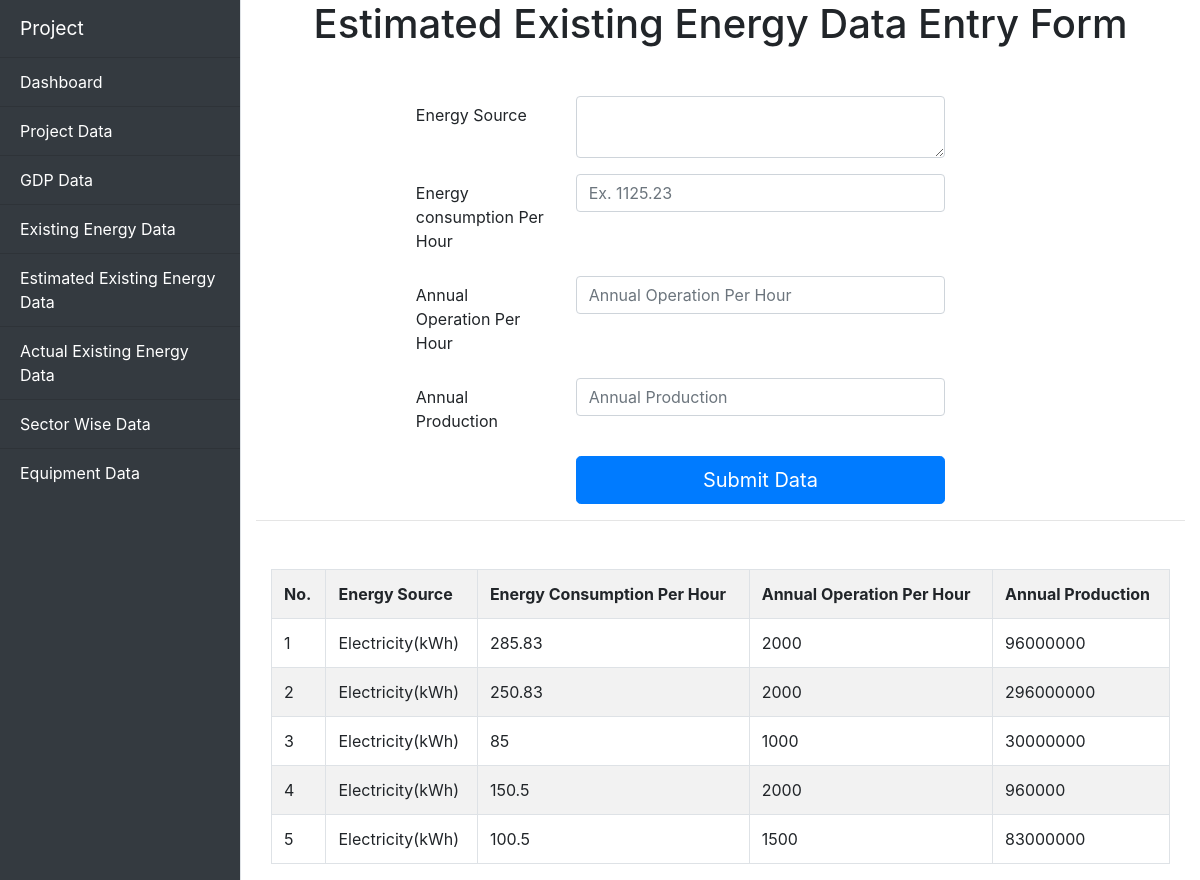
The page /esExistingEnergy.php on the database its author committed.
### tables this page shows
CREATE TABLE `estimated_energy_data` (
  `esEnergy_id` int(11) NOT NULL,
  `energy_source` text NOT NULL,
  `energy_con_per_hour` float NOT NULL,
  `annual_operation_per_hour` float NOT NULL,
  `annual_production` float NOT NULL
);

### esExistingEnergy.php (the view, shortened to what this page needs)
<?php
include_once 'dbConfig.php';
?>
<!DOCTYPE html>
<html lang="en">
<head>
    <link rel="stylesheet" href="https://maxcdn.bootstrapcdn.com/bootstrap/4.0.0/css/bootstrap.min.css">
    <link rel="stylesheet" href="style.css">
</head>
<body>
    <div class="d-flex" class="wrapper">
      <div class=" bg-dark border-right" id="sidebar-wrapper">
            <div class="sidebar-heading">Project </div>
            <div class="bg-dark list-group list-group-flush">
            <a href="index.php" class="list-group-item list-group-item-action bg-dark">Dashboard</a>
            <a href="projectdata.php" class="list-group-item list-group-item-action bg-dark">Project Data</a>
            <a href="gdp.php" class="list-group-item list-group-item-action bg-dark">GDP Data</a>
            <a href="existingEnergy.php" class="list-group-item list-group-item-action bg-dark">Existing Energy Data</a>
            <a href="esExistingEnergy.php" class="list-group-item list-group-item-action bg-dark">Estimated Existing Energy Data</a>
            <a href="actualEnergy.php" class="list-group-item list-group-item-action bg-dark">Actual Existing Energy Data</a>
            <a href="sectorWise.php" class="list-group-item list-group-item-action bg-dark">Sector Wise Data</a>
            <a href="equipmentlist.php" class="list-group-item list-group-item-action bg-dark">Equipment Data</a>
            </div>
        </div>
            <div class="container-fluid">
                    <h1 class="text-center mb-5">Estimated Existing Energy Data Entry Form</h1>
                    <form method="POST">
                        <div class="form-group row">
                                <div class="col-sm-2"></div>
                                <label for="inputGDPBill" class="col-sm-2 col-form-label">Energy Source</label>
                                <div class="col-sm-5">
                                <textarea class="form-control" name="esource" rows="2" required></textarea>
                                </div>
                            </div>
                        <div class="form-group row">
                            <div class="col-sm-2">   </div>
                            <label for="inputFinYear" class="col-sm-2 col-form-label">Energy consumption Per Hour</label>
                            <div class="col-sm-5">
                            <input type="text" class="form-control" name="econsumption" placeholder="Ex. 1125.23" required>
                            </div>
                        </div>
                        <div class="form-group row">
                        <div class="col-sm-2"></div>
                            <label for="inputGDPBill" class="col-sm-2 col-form-label">Annual Operation Per Hour</label>
                            <div class="col-sm-5">
                            <input type="text" class="form-control" name="eannualop" placeholder="Annual Operation Per Hour" required>
                            </div>
                        </div>
                        <div class="form-group row">
                        <div class="col-sm-2"></div>
                            <label for="inputGDPBill" class="col-sm-2 col-form-label">Annual Production</label>
                            <div class="col-sm-5">
                            <input type="text" class="form-control" name="eannualpro" placeholder="Annual Production" required>
                            </div>
                        </div>
                        <div class="form-group row">
                            <div class="col-sm-4">
                            </div>
                            <div class="col-sm-5">
                            <button type="submit" name="insert" class="btn btn-primary btn-lg btn-block">Submit Data</button>
                            </div>
                        </div>
                    </form>
                    <hr>
                    <div class="container-fluid mt-5">
                        <?php
                            $sql = "SELECT * FROM estimated_energy_data";
                            $result = mysqli_query($con, $sql);
                        ?>
                           <div class="table-responsive">
                                <table class="table table-bordered table-striped">
                                <tr>
                                <th>No.</th>
                                <th>Energy Source</th>
                                <th>Energy Consumption Per Hour</th>
                                <th>Annual Operation Per Hour</th>
                                <th>Annual Production</th>
                                </tr>
                                <?php
                                while($row = mysqli_fetch_array($result))
                                {
                                echo '
                                <tr>
                                <td>'.$row["esEnergy_id"].'</td>
                                <td>'.$row["energy_source"].'</td>
                                <td>'.$row["energy_con_per_hour"].'</td>
                                <td>'.$row["annual_operation_per_hour"].'</td>
                                <td>'.$row["annual_production"].'</td>
                                </tr>
                                ';
                                }
                                ?>
                                </table>
                            </div>
                            </div>
            </div>
        </div>
</body>
</html>

### style.css (style rules this page uses)
#sidebar-wrapper { color: white; min-height: 100vh; margin-left: -15rem; -webkit-transition: margin .25s ease-out; -moz-transition: margin .25s ease-out; -o-transition: margin .25s ease-out; transition: margin .25s ease-out; }
#sidebar-wrapper .sidebar-heading { padding: 0.875rem 1.25rem; font-size: 1.2rem; }
#sidebar-wrapper .list-group { width: 15rem; }
.list-group-item { color: white; }
@media (min-width: 768px) { #sidebar-wrapper { margin-left: 0; } }

### rows shown on the page
estimated_energy_data: esEnergy_id "1", energy_source "Electricity(kWh)", energy_con_per_hour "285.83", annual_operation_per_hour "2000", annual_production "96000000"
estimated_energy_data: esEnergy_id "2", energy_source "Electricity(kWh)", energy_con_per_hour "250.83", annual_operation_per_hour "2000", annual_production "296000000"
estimated_energy_data: esEnergy_id "3", energy_source "Electricity(kWh)", energy_con_per_hour "85", annual_operation_per_hour "1000", annual_production "30000000"
estimated_energy_data: esEnergy_id "4", energy_source "Electricity(kWh)", energy_con_per_hour "150.5", annual_operation_per_hour "2000", annual_production "960000"
estimated_energy_data: esEnergy_id "5", energy_source "Electricity(kWh)", energy_con_per_hour "100.5", annual_operation_per_hour "1500", annual_production "83000000"
